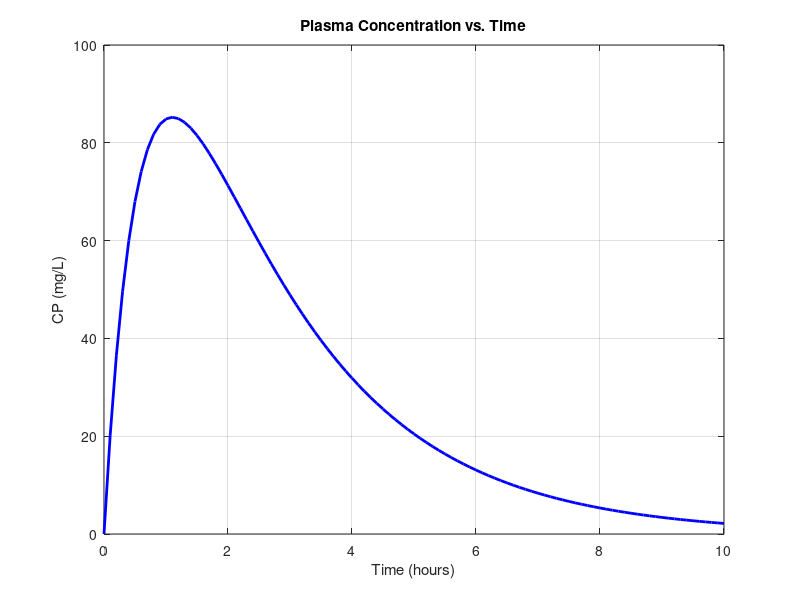

Here is the MATLAB script that generated this plot:
%Sujeet Kumar 20218009
%Problem no. 9
A = 140;     
Kab = 1.6;     
Kel = 0.45;   

t = 0:0.1:10;

CP = A * Kab ./ (Kab - Kel) .* (exp(-Kel * t) - exp(-Kab * t));

plot(t, CP, 'b', 'LineWidth', 2);

xlabel('Time (hours)');
ylabel('CP (mg/L)');
title('Plasma Concentration vs. Time');

grid on;
